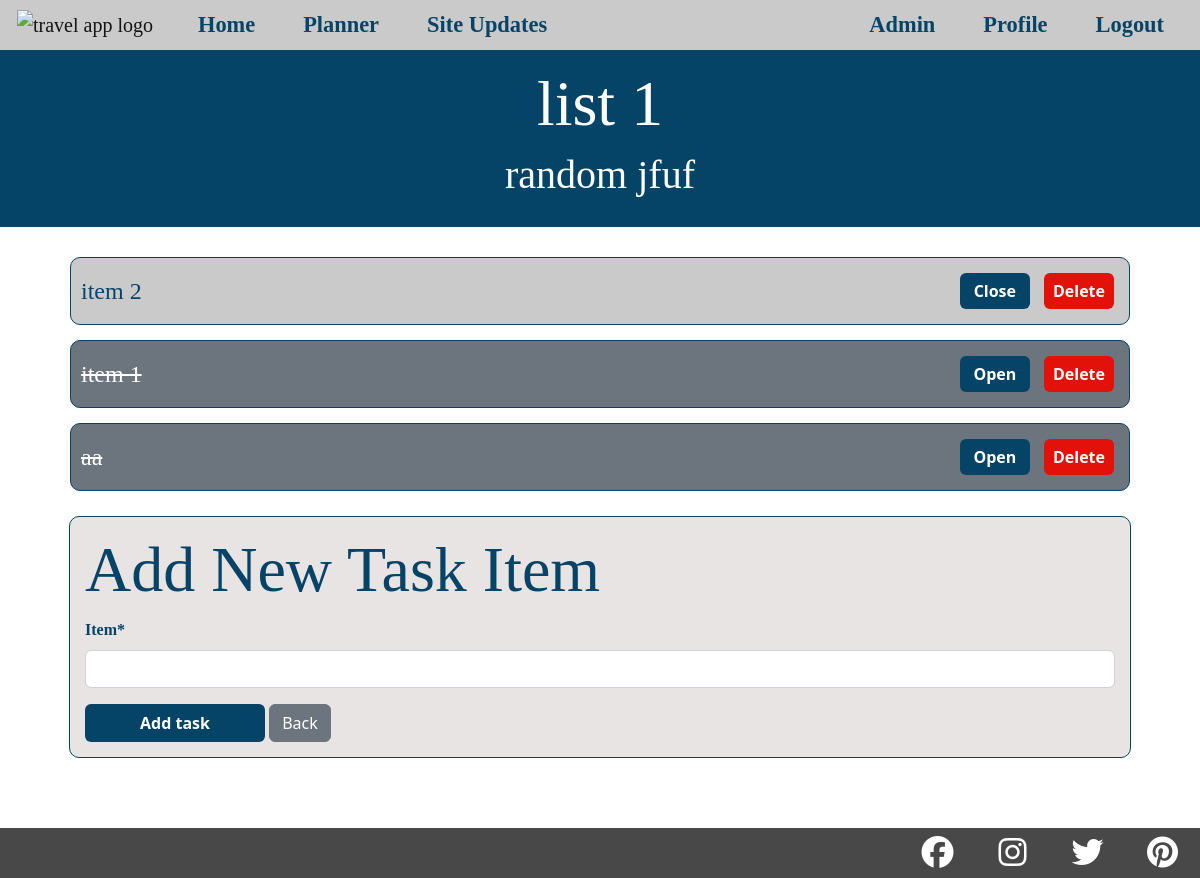
Screenshot of /to_do/to_do_items/71 (signed in) with the database file from the repository.
### to_do_list/models.py (models this page shows, shortened)
class ToDoList(models.Model):
    user = models.ForeignKey(User, on_delete=models.CASCADE)
    country = models.ForeignKey(Country, on_delete=models.CASCADE,
                                related_name="country_to_do")
    title = models.CharField(max_length=200)
    description = models.TextField(null=True, blank=True)
    complete = models.BooleanField(default=False)
    created = models.DateTimeField(auto_now_add=True)

class ToDoItem(models.Model):
    list = models.ForeignKey(ToDoList, on_delete=models.CASCADE)
    item = models.CharField(max_length=200)
    complete = models.BooleanField(default=False)
    created = models.DateTimeField(auto_now_add=True)
    def __str__(self):
        return self.item
    class Meta:
        ordering = ['complete']

### to_do_list/views.py (the view, shortened to what this page needs)
class ToDoItemsView(LoginRequiredMixin, View):
    login_url = '/login/required'
    redirect_field_name = 'redirect_to'
    template_name = 'to_do_list/to_do_items.html'
    def get(self, request, pk):
        to_do_list = get_object_or_404(ToDoList, pk=pk)
        items = ToDoItem.objects.filter(list=to_do_list)
        add_item_form = ToDoItemForm()
        context = {
            'to_do_list': to_do_list,
            'items': items,
            'add_item_form': add_item_form,
            "tab_title": "Task Items"
            }
        return render(request, self.template_name, context)

### to_do_list/forms.py
class ToDoItemForm(forms.ModelForm):
    class Meta:
        model = ToDoItem
        fields = ['item']

### to_do_list/templates/to_do_list/to_do_items.html (shortened to what this page needs)
{% extends "base.html" %}
{% load static %}
{% load crispy_forms_tags %}
{% block additional_styles %}
    <link rel="stylesheet" href="{% static 'css/white-bg.css' %}">
{% endblock additional_styles %}
{% block content %}
    <div class="to-do-item-header">
        <h1>{{ to_do_list.title }}</h1>
        <h4>{{ to_do_list.description }}</h4>
    </div>
    <div class="tasks-container">
        {% if items %}
            <div class="task-container">
                {% for item in items %}
                        {% if item.complete %}
                        <div class="task-list-row-closed">
                            <div class="task-description"><p><s>{{ item }}</s></p></div>
                            <div class="ms-lg-auto">
                                <a class="to-do-list-buttons to-do-list-edit btn" href="{% url 'complete-item' item.pk %}" aria-label="opens task item">Open</a>
                                <a class="to-do-list-buttons to-do-list-delete btn" href="{% url 'delete-item' item.pk %}" aria-label="deletes task item">Delete</a>
                            </div>
                        </div>
                        {% else %}
                        <div class="task-list-row-open">
                            <div class="task-description"><p>{{ item }}</p></div>
                                <div class="ms-lg-auto">
                                    <a class="to-do-list-buttons to-do-list-edit btn" href="{% url 'complete-item' item.pk %}" aria-label="closes task item">Close</a>
                                    <a class="to-do-list-buttons to-do-list-delete btn" href="{% url 'delete-item' item.pk %}" aria-label="deletes task item">Delete</a>
                                </div>
                        </div>
                        {% endif %}
                {% endfor %}
            </div>
        {% else %}
            <h3 class="text-center">Currently you have no 'Tasks' in your 'To-Do List'!</h3>
        {% endif %}
    </div>
    <div class="to-do-item-form-container">
        <div class="to-do-item-form">
            <h1>Add New Task Item</h1>
            <div class="content-section">
                <form method="POST">
                    <fieldset class="form-group">
                        {{ add_item_form|crispy }}
                    </fieldset>
                    <div class="form-group">
                        <button class="btn" type="submit">Add task</button>
                        <a class="btn btn-secondary" href="{% url 'country' to_do_list.country.pk %}#to_do_list_location" aria-label="link back to country info page">Back</a>
                    </div>
                </form>
            </div>
        </div>
    </div>
{% endblock content %}

### static/css/main.css (style rules this page uses)
* { padding: 0; margin: 0; box-sizing: border-box; }
h1, h2, h3, h4, h5, h6 { font-family: 'Lora', serif; }
a { font-family: 'Lora', serif; }
p, .comments-txt, .form-label { font-family: 'Merriweather', serif; }
.form-label { font-weight: 700; }
@media (min-width: 768px) { h1 { font-size: 350%; } }
@media (min-width: 768px) { h4 { font-size: 200%; } }
@media (min-width: 768px) { p, .comments-txt { font-size: 140%; } }
@media (min-width: 992px) { h1 { font-size: 400%; } }
@media (min-width: 992px) { h4 { font-size: 250%; } }
@media (min-width: 992px) { p, .comments-txt { font-size: 150%; } }
.list-container, .task-container { width: 100%; padding: 10px; }
.to-do-list-buttons { padding: 5px; font-weight: 700; margin: 5px; width: 70px; }
.to-do-list-edit { background-color: rgb(6, 68, 103); color: white; }
.to-do-list-delete { background-color: #e2110a; color: white; }
body { background-color: rgb(6, 68, 103); color: white; }
.to-do-item-header { padding-top: 50px; padding-bottom: 20px; background-color: rgb(6, 68, 103); color: white; text-align: center; }
.tasks-container { width: 90%; margin-top: 20px; margin-left: 5%; }
.task-list-row-closed { display: flex; border: 1px solid rgb(6, 68, 103); align-items: center; padding: 10px; border-radius: 10px; margin-bottom: 15px; background-color: #6c757d; }
.task-list-row-open { display: flex; border: 1px solid rgb(6, 68, 103); align-items: center; padding: 10px; border-radius: 10px; margin-bottom: 15px; background-color: rgb(202, 202, 202); }
.task-description { width: 70%; }
.task-list-row-closed p { margin-bottom: 0; color: white; }
.task-list-row-open p { margin-bottom: 0; color: rgb(6, 68, 103); }
.to-do-item-form-container { margin: 0px 10px 120px 10px; display: flex; justify-content: center; align-items: center; color: rgb(6, 68, 103); }
.to-do-item-form { width: 90%; border: 1px solid rgb(6, 68, 103); padding: 15px; border-radius: 10px; background-color: #e9e4e4; }
.to-do-item-form button { width: 180px; background-color: rgb(6, 68, 103); color: white; font-weight: 700; }

### static/css/white-bg.css (style rules this page uses)
body { background-color: white; }

### rows the page displays
ToDoList: title "list 1", description "random jfuf"
ToDoItem: item "item 2"
ToDoItem: item "item 1"
ToDoItem: item "aa"
